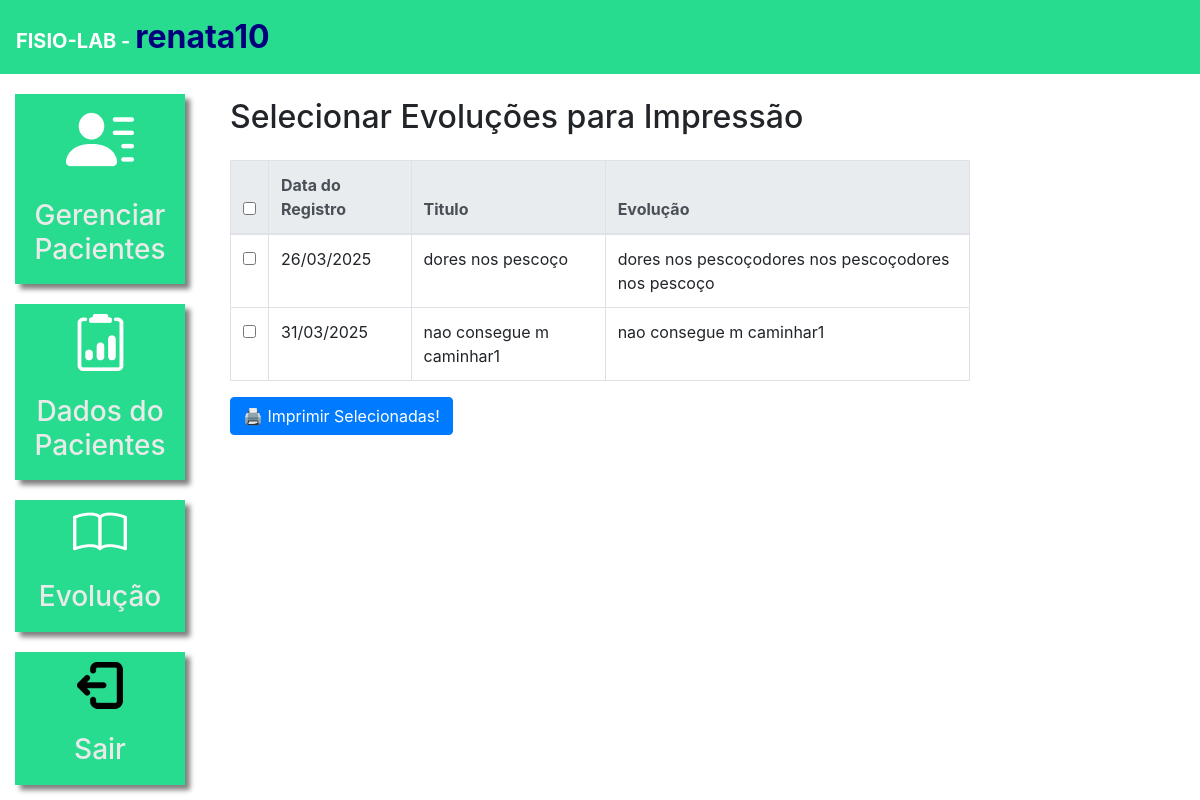
Page /paciente/3/imprimir/ (signed in) on the committed database.
### plataforma/models.py (models this page shows, shortened)
class Evolucao(models.Model):
    paciente = models.ForeignKey(Pacientes, on_delete=models.CASCADE)
    titulo = models.CharField(max_length=50)
    imagem = models.ImageField(upload_to="fotos")
    evolucao = models.TextField()
    data_criacao = models.DateTimeField(auto_now_add=True)

### plataforma/views.py (the view)
# urls.py: path('paciente/<int:paciente_id>/imprimir/', views.imprimir_evolucoes, name='imprimir_evolucoes'),
def imprimir_evolucoes(request, paciente_id):
    paciente = get_object_or_404(Pacientes, id=paciente_id)
    perfil = PerfilProfissional.objects.filter(usuario=request.user).first()
    if request.method == 'POST':
        ids_selecionados = request.POST.getlist('evolucoes')
        if ids_selecionados:
            evolucoes = Evolucao.objects.filter(id__in=ids_selecionados)
        else:
            evolucoes = Evolucao.objects.filter(paciente=paciente)
        perfil = PerfilProfissional.objects.filter(usuario=request.user).first()
        return render(request, 'relatorio_impressao.html', {
            'paciente': paciente,
            'evolucoes': evolucoes,
            'today': date.today(),
            'perfil': perfil
        })
    else:
        evolucoes = Evolucao.objects.filter(paciente=paciente)
        return render(request, 'selecionar_evolucoes.html', {
            'paciente': paciente,
            'evolucoes': evolucoes
        })

### autenticacao/context_processors.py (called while the page is built)
def perfil_profissional(request):
    if request.user.is_authenticated:
        perfil = PerfilProfissional.objects.filter(usuario=request.user).first()
        return {'perfil': perfil}
    return {'perfil': None}

### plataforma/templates/selecionar_evolucoes.html (shortened to what this page needs)
{% extends 'base_plataforma.html' %}
{% load static %}
{% block 'plataforma' %}
    <div class="container mt-4">
        <h2 class="mb-4">Selecionar Evoluções para Impressão</h2>
        <form method="post" action="{% url 'imprimir_evolucoes' paciente.id %}"> {% csrf_token %}
            <table class="table table-bordered">
                <thead class="thead-light">
                    <tr>
                        <th>
                            <input type="checkbox" id="select-all">
                        </th>
                        <th>Data do Registro</th>
                        <th>Titulo</th>
                        <th>Evolução</th>
                    </tr>
                </thead>
                <tbody>
                    {% for evolucao in evolucoes %}
                        <tr>
                            <td>
                                <input type="checkbox" name="evolucoes" value="{{ evolucao.id }}">
                            </td>
                            <td>{{ evolucao.data_criacao|date:"d/m/Y" }}</td>
                            <td>{{ evolucao.titulo }}</td>
                            <td>{{ evolucao.evolucao}}</td>
                        </tr>
                        {% empty %}
                        <tr>
                            <td colspan="3">Nenhuma evolução registrada para este paciente.</td>
                        </tr>
                    {% endfor %}
                </tbody>
            </table>
            <div class="text-end">
                <button type="submit" class="btn btn-primary">
                    🖨️ Imprimir Selecionadas!
                </button>
            </div>
        </form>
    </div>
{% endblock %}

### templates/base.html (shortened to what this page needs)
{% load static %}
<!doctype html>
<html lang="pt-BR">
    <head>
        {% block 'head' %}{% endblock %}
        <link rel="stylesheet" href="https://cdn.jsdelivr.net/npm/bootstrap@4.6.1/dist/css/bootstrap.min.css">
    </head>
    <body>
        {% if user.is_authenticated %}
            <nav style="background-color: #27DB8F;" class="navbar navbar-expand-lg navbar-dark">
                <a style="font-weight: bold" class="navbar-brand" href="#">FISIO-LAB - <font color="#00007d" size="6">{{ user.username }}</font></a>
            </nav>
        {% endif %}
        {% block 'body' %}{% endblock %}
</body>
</html>

### rows in the picture
Evolucao: data_criacao "26/03/2025", titulo "dores nos pescoço", evolucao "dores nos pescoçodores nos pescoçodores nos pescoço"
Evolucao: data_criacao "31/03/2025", titulo "nao consegue m caminhar1", evolucao "nao consegue m caminhar1"

### other values in the picture
{{ user.username }} "renata10"
